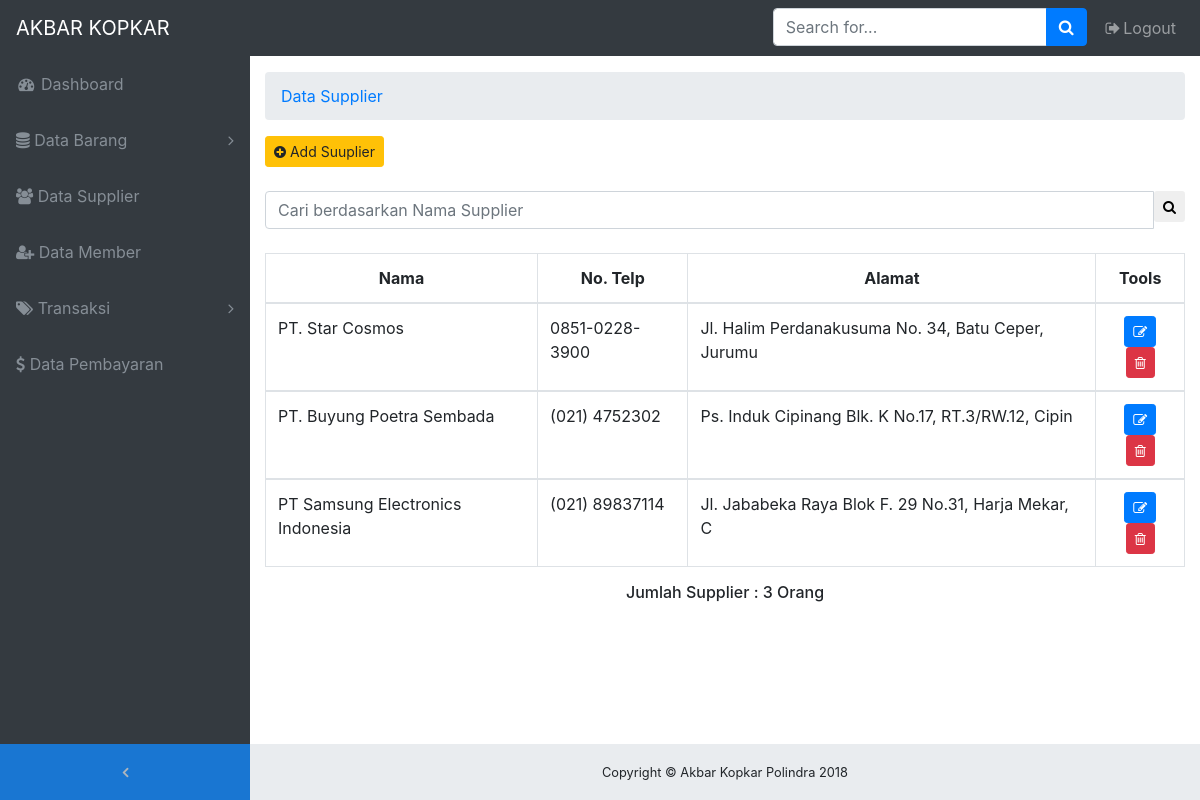
Screenshot of /on-admin/supplier.php (signed in) with the database file from the repository.
### tables this page shows
CREATE TABLE `supplier` (
  `id_supplier` int(5) NOT NULL,
  `nama_supplier` varchar(50) NOT NULL,
  `no_telp` varchar(15) NOT NULL,
  `alamat` varchar(50) NOT NULL
);

### on-admin/supplier.php (the view, shortened to what this page needs)
<!DOCTYPE html>
<html lang="en">
<head>
  <link href="vendor/bootstrap/css/bootstrap.min.css" rel="stylesheet">
  <link href="vendor/font-awesome/css/font-awesome.min.css" rel="stylesheet" type="text/css">
  <link href="vendor/datatables/dataTables.bootstrap4.css" rel="stylesheet">
  <link href="css/sb-admin.css" rel="stylesheet">
</head>
<body class="fixed-nav sticky-footer bg-dark" id="page-top">
  <nav class="navbar navbar-expand-lg navbar-dark bg-dark fixed-top" id="mainNav">
    <a class="navbar-brand" href="index.php">AKBAR KOPKAR</a>
    <div class="collapse navbar-collapse" id="navbarResponsive">
      <ul class="navbar-nav navbar-sidenav" id="exampleAccordion">
        <li class="nav-item" data-toggle="tooltip" data-placement="right" title="Dashboard">
          <a class="nav-link" href="index.php">
            <i class="fa fa-fw fa-dashboard"></i>
            <span class="nav-link-text">Dashboard</span>
          </a>
        </li>
        <li class="nav-item" data-toggle="tooltip" data-placement="right" title="Components">
          <a class="nav-link nav-link-collapse collapsed" data-toggle="collapse" href="#collapseComponents" data-parent="#exampleAccordion">
            <i class="fa fa-database"></i>
            <span class="nav-link-text">Data Barang</span>
          </a>
        </li>
        <li class="nav-item" data-toggle="tooltip" data-placement="right" title="Tables">
          <a class="nav-link" href="supplier.php">
            <i class="fa fa-users"></i>
            <span class="nav-link-text">Data Supplier</span>
          </a>
        </li>
        <li class="nav-item" data-toggle="tooltip" data-placement="right" title="Tables">
          <a class="nav-link" href="member.php">
            <i class="fa fa-user-plus"></i>
            <span class="nav-link-text">Data Member</span>
          </a>
        </li>
        <li class="nav-item" data-toggle="tooltip" data-placement="right" title="Example Pages">
          <a class="nav-link nav-link-collapse collapsed" data-toggle="collapse" href="#collapseExamplePages" data-parent="#exampleAccordion">
            <i class="fa fa-tags"></i>
            <span class="nav-link-text">Transaksi</span>
          </a>
        </li>
        <li class="nav-item" data-toggle="tooltip" data-placement="right" title="Tables">
          <a class="nav-link" href="pembayaran.php">
            <i class="fa fa-dollar"></i>
            <span class="nav-link-text">Data Pembayaran</span>
          </a>
        </li>
      </ul>
      <ul class="navbar-nav sidenav-toggler">
        <li class="nav-item">
          <a class="nav-link text-center" id="sidenavToggler">
            <i class="fa fa-fw fa-angle-left"></i>
          </a>
        </li>
      </ul>
      <ul class="navbar-nav ml-auto">
        <li class="nav-item">
          <form class="form-inline my-2 my-lg-0 mr-lg-2">
            <div class="input-group">
              <input class="form-control" type="text" placeholder="Search for...">
              <span class="input-group-append">
                <button class="btn btn-primary" type="button">
                  <i class="fa fa-search"></i>
                </button>
              </span>
            </div>
          </form>
        </li>
        <li class="nav-item">
          <a class="nav-link" data-toggle="modal" data-target="#exampleModal">
            <i class="fa fa-fw fa-sign-out"></i>Logout</a>
        </li>
      </ul>
    </div>
  </nav>
  <div class="content-wrapper">
    <div class="container-fluid">
      <ol class="breadcrumb">
        <li class="breadcrumb-item">
          <a href="#">Data Supplier</a>
        </li>
      </ol>
    <section class="content">
    <div class="text-left" style="margin-top: 10px;">
        <a href="input-supplier.php" class="btn btn-sm btn-warning"><i class="fa fa-plus-circle "></i> Add Suuplier</a>
    </div> <br>
            <form action="supplier.php" method="POST">
              <div class="input-group">
              <input type='text' class="form-control input-sm pull-left" name='qcari' placeholder='Cari berdasarkan Nama Supplier' required />
              <div class="input-group-btn">
              <button class="btn btn-sm btn-default" type="submit"><i class="fa fa-search"></i></button>
              </div>
              </div>
            </form>
                <br>
                  <?php
                  $query1="select * from supplier";
                    $tampil=mysqli_query($con,$query1) or die(mysqli_error());
                    ?>
                  <table id="example" class="table table-hover table-bordered">
                  <thead>
                      <tr>
                        <th><center>Nama </center></th>
                        <th><center>No. Telp</center></th>
                        <th><center>Alamat </center></th>
                        <th><center>Tools</center></th>
                      </tr>
                  </thead>
                     <?php
                    while($data=mysqli_fetch_array($tampil))
                    { ?>
                    <tbody>
                    <tr>
                    <td><?php echo $data['nama_supplier'];?></td>
                    <td><?php echo $data['no_telp'];?></td>
                    <td><?php echo $data['alamat'];?></td>
                    <td>
                        <center>
                            <div id="thanks">
                                <a class="btn btn-sm btn-primary" data-placement="bottom" data-toggle="tooltip" title="Edit Supplier" href="edit-supplier.php?hal=edit&kd=<?php echo $data['id_supplier'];?>">
                                <span class="fa fa-edit"></span>
                                </a>
                                <a onclick="return confirm ('Yakin hapus <?php echo $data['nama_supplier'];?>.?');" class="btn btn-sm btn-danger tooltips" data-placement="bottom" data-toggle="tooltip" title="Hapus Anggota" href="hapus-supplier.php?hal=hapus&kd=<?php echo $data['id_supplier'];?>"><span class="fa fa-trash-o">
                                </a>
                            </div>
                        </center>
                    </td>
                    </tr>
                 <?php
              }
              ?>
                   </tbody>
                   </table>
                  <?php $tampil=mysqli_query($con,"select * from supplier order by id_supplier");
                        $supplier=mysqli_num_rows($tampil);
                    ?>
                  <center><h6>Jumlah Supplier : <?php echo "$supplier"; ?> Orang </h6> </center>
                </section>
    <footer class="sticky-footer">
      <div class="container">
        <div class="text-center">
          <small>Copyright © Akbar Kopkar Polindra 2018</small>
        </div>
      </div>
    </footer>
  </div>
</body>
</html>

### on-admin/css/sb-admin.css (style rules this page uses)
html { position: relative; min-height: 100%; }
body { overflow-x: hidden; }
body.sticky-footer { margin-bottom: 56px; }
body.sticky-footer .content-wrapper { min-height: calc(100vh - 56px - 56px); }
body.fixed-nav { padding-top: 56px; }
.content-wrapper { min-height: calc(100vh - 56px); padding-top: 1rem; }
#mainNav .navbar-collapse { overflow: auto; max-height: 75vh; }
#mainNav .navbar-collapse .navbar-nav .nav-item .nav-link { cursor: pointer; }
#mainNav .navbar-collapse .navbar-sidenav .nav-link-collapse:after { float: right; content: '\f107'; font-family: 'FontAwesome'; }
#mainNav .navbar-collapse .navbar-sidenav .nav-link-collapse.collapsed:after { content: '\f105'; }
#mainNav .navbar-collapse .sidenav-toggler { display: none; }
@media (min-width: 992px) { #mainNav .navbar-brand { width: 250px; } }
@media (min-width: 992px) { #mainNav .navbar-collapse { overflow: visible; max-height: none; } }
@media (min-width: 992px) { #mainNav .navbar-collapse .navbar-sidenav { position: absolute; top: 0; left: 0; -webkit-flex-direction: column; -ms-flex-direction: column; flex-direction: column; margin-top: 56px; } }
@media (min-width: 992px) { #mainNav .navbar-collapse .navbar-sidenav > .nav-item { width: 250px; padding: 0; } }
@media (min-width: 992px) { #mainNav .navbar-collapse .navbar-sidenav > .nav-item > .nav-link { padding: 1em; } }
#mainNav.fixed-top .sidenav-toggler { display: none; }
@media (min-width: 992px) { #mainNav.fixed-top .navbar-sidenav { height: calc(100vh - 112px); } }
@media (min-width: 992px) { #mainNav.fixed-top .sidenav-toggler { position: absolute; top: 0; left: 0; display: flex; -webkit-flex-direction: column; -ms-flex-direction: column; flex-direction: column; margin-top: calc(100vh - 56px); } }
@media (min-width: 992px) { #mainNav.fixed-top .sidenav-toggler > .nav-item { width: 250px; padding: 0; } }
@media (min-width: 992px) { #mainNav.fixed-top .sidenav-toggler > .nav-item > .nav-link { padding: 1em; } }
#mainNav.fixed-top.navbar-dark .sidenav-toggler { background-color: #1976d2; }
#mainNav.fixed-top.navbar-dark .sidenav-toggler a i { color: #adb5bd; }
.content-wrapper { overflow-x: hidden; background: white; }
@media (min-width: 992px) { .content-wrapper { margin-left: 250px; } }
#sidenavToggler i { font-weight: 800; }
#mainNav.navbar-dark .navbar-collapse .navbar-sidenav .nav-link-collapse:after { color: #868e96; }
#mainNav.navbar-dark .navbar-collapse .navbar-sidenav > .nav-item > .nav-link { color: #868e96; }
@media (min-width: 992px) { #mainNav.navbar-dark .navbar-collapse .navbar-sidenav { background: #343a40; } }
footer.sticky-footer { position: absolute; right: 0; bottom: 0; width: 100%; height: 56px; background-color: #e9ecef; line-height: 55px; }
@media (min-width: 992px) { footer.sticky-footer { width: calc(100% - 250px); } }

### rows the page displays
supplier: nama_supplier "PT. Star Cosmos", no_telp "0851-0228-3900", alamat "Jl. Halim Perdanakusuma No. 34, Batu Ceper, Jurumu"
supplier: nama_supplier "PT. Buyung Poetra Sembada", no_telp "(021) 4752302", alamat "Ps. Induk Cipinang Blk. K No.17, RT.3/RW.12, Cipin"
supplier: nama_supplier "PT Samsung Electronics Indonesia", no_telp "(021) 89837114", alamat "Jl. Jababeka Raya Blok F. 29 No.31, Harja Mekar, C"

### other values shown
$supplier "3"
